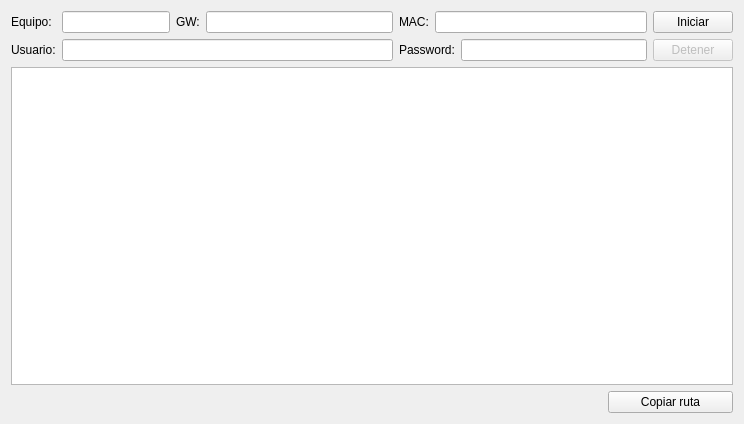
<?xml version="1.0" encoding="UTF-8"?>
<ui version="4.0">
 <class>MainWindow</class>
 <widget class="QMainWindow" name="MainWindow">
  <property name="geometry">
   <rect>
    <x>0</x>
    <y>0</y>
    <width>744</width>
    <height>424</height>
   </rect>
  </property>
  <property name="windowTitle">
   <string>VerificadorRutaL2</string>
  </property>
  <widget class="QWidget" name="centralWidget">
   <layout class="QGridLayout" name="gridLayout_2">
    <item row="2" column="0">
     <layout class="QHBoxLayout" name="horizontalLayout">
      <item>
       <widget class="QLabel" name="lblLoading">
        <property name="maximumSize">
         <size>
          <width>20</width>
          <height>16777215</height>
         </size>
        </property>
        <property name="text">
         <string/>
        </property>
       </widget>
      </item>
      <item>
       <widget class="QLabel" name="lblStatus">
        <property name="text">
         <string/>
        </property>
       </widget>
      </item>
      <item>
       <widget class="QPushButton" name="btnCopy">
        <property name="maximumSize">
         <size>
          <width>125</width>
          <height>25</height>
         </size>
        </property>
        <property name="text">
         <string>Copiar ruta</string>
        </property>
        <property name="icon">
         <iconset resource="resourses.qrc">
          <normaloff>:/copy.png</normaloff>:/copy.png</iconset>
        </property>
       </widget>
      </item>
     </layout>
    </item>
    <item row="0" column="0">
     <layout class="QGridLayout" name="gridLayout">
      <item row="0" column="8">
       <widget class="QPushButton" name="btnIniciar">
        <property name="text">
         <string>Iniciar</string>
        </property>
        <property name="icon">
         <iconset resource="resourses.qrc">
          <normaloff>:/start.png</normaloff>:/start.png</iconset>
        </property>
       </widget>
      </item>
      <item row="1" column="8">
       <widget class="QPushButton" name="btnDetener">
        <property name="enabled">
         <bool>false</bool>
        </property>
        <property name="text">
         <string>Detener</string>
        </property>
        <property name="icon">
         <iconset resource="resourses.qrc">
          <normaloff>:/stop.png</normaloff>:/stop.png</iconset>
        </property>
       </widget>
      </item>
      <item row="1" column="5" colspan="2">
       <widget class="QLabel" name="label_3">
        <property name="text">
         <string>Password:</string>
        </property>
       </widget>
      </item>
      <item row="0" column="5">
       <widget class="QLabel" name="label_4">
        <property name="text">
         <string>MAC:</string>
        </property>
       </widget>
      </item>
      <item row="1" column="7">
       <widget class="QLineEdit" name="ledPWD">
        <property name="inputMask">
         <string notr="true"/>
        </property>
       </widget>
      </item>
      <item row="0" column="6" colspan="2">
       <widget class="QLineEdit" name="ledMAC"/>
      </item>
      <item row="0" column="0">
       <widget class="QLabel" name="label">
        <property name="text">
         <string>Equipo:</string>
        </property>
       </widget>
      </item>
      <item row="0" column="1" colspan="2">
       <widget class="QLineEdit" name="ledPE">
        <property name="toolTip">
         <string>&lt;html&gt;&lt;head/&gt;&lt;body&gt;&lt;p&gt;IP del equipo desde donde comenzar a seguir la MAC.&lt;/p&gt;&lt;/body&gt;&lt;/html&gt;</string>
        </property>
       </widget>
      </item>
      <item row="0" column="4">
       <widget class="QLineEdit" name="ledGW">
        <property name="toolTip">
         <string>&lt;html&gt;&lt;head/&gt;&lt;body&gt;&lt;p&gt;GW a utilizar si la conexión a la IP del equipo falla.&lt;/p&gt;&lt;p&gt;Para el caso de los equipos en SV que solo se les llega por ROM-NOC-GTW-01.&lt;/p&gt;&lt;/body&gt;&lt;/html&gt;</string>
        </property>
       </widget>
      </item>
      <item row="0" column="3">
       <widget class="QLabel" name="label_5">
        <property name="text">
         <string>GW:</string>
        </property>
       </widget>
      </item>
      <item row="1" column="0">
       <widget class="QLabel" name="label_2">
        <property name="text">
         <string>Usuario:</string>
        </property>
       </widget>
      </item>
      <item row="1" column="1" colspan="4">
       <widget class="QLineEdit" name="ledUsuario"/>
      </item>
     </layout>
    </item>
    <item row="1" column="0">
     <layout class="QVBoxLayout" name="lytGraphData">
      <item>
       <widget class="QTableView" name="tableView">
        <property name="alternatingRowColors">
         <bool>true</bool>
        </property>
        <property name="selectionMode">
         <enum>QAbstractItemView::SingleSelection</enum>
        </property>
        <property name="selectionBehavior">
         <enum>QAbstractItemView::SelectRows</enum>
        </property>
       </widget>
      </item>
     </layout>
    </item>
   </layout>
  </widget>
 </widget>
 <layoutdefault spacing="6" margin="11"/>
 <tabstops>
  <tabstop>ledPE</tabstop>
  <tabstop>ledGW</tabstop>
  <tabstop>ledMAC</tabstop>
  <tabstop>ledUsuario</tabstop>
  <tabstop>ledPWD</tabstop>
  <tabstop>btnIniciar</tabstop>
  <tabstop>btnDetener</tabstop>
 </tabstops>
 <resources>
  <include location="resourses.qrc"/>
 </resources>
 <connections>
  <connection>
   <sender>ledPWD</sender>
   <signal>returnPressed()</signal>
   <receiver>btnIniciar</receiver>
   <slot>animateClick()</slot>
   <hints>
    <hint type="sourcelabel">
     <x>532</x>
     <y>65</y>
    </hint>
    <hint type="destinationlabel">
     <x>665</x>
     <y>29</y>
    </hint>
   </hints>
  </connection>
 </connections>
</ui>
